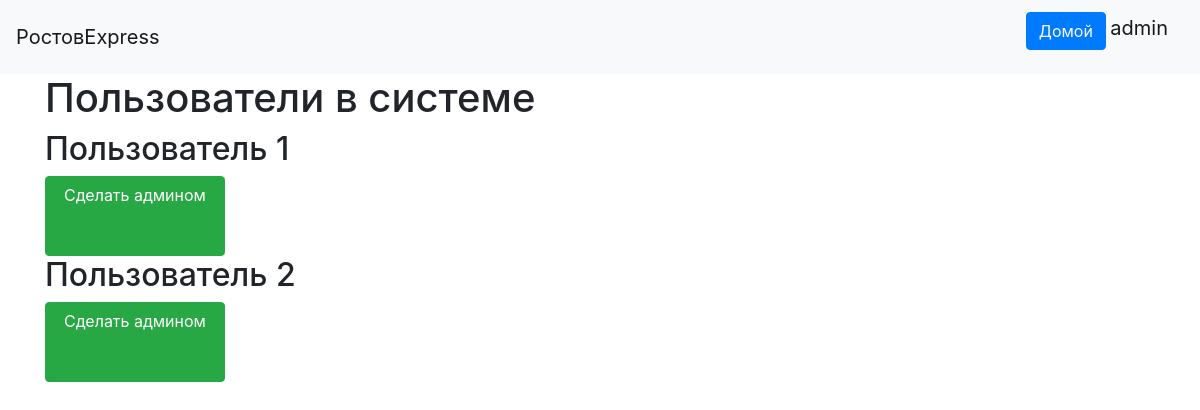
The app's page /admins (signed in) with its own data.
### data/users.py (models this page shows, shortened)
class User(SqlAlchemyBase, UserMixin):
    __tablename__ = 'users'
    id = sqlalchemy.Column(sqlalchemy.Integer,
                           primary_key=True, autoincrement=True)
    name = sqlalchemy.Column(sqlalchemy.String, nullable=True)
    about = sqlalchemy.Column(sqlalchemy.String, nullable=True)
    email = sqlalchemy.Column(sqlalchemy.String,
                              index=True, unique=True, nullable=True)
    phone_number = sqlalchemy.Column(sqlalchemy.String,
                              index=True, unique=True, nullable=True)
    hashed_password = sqlalchemy.Column(sqlalchemy.String, nullable=True)
    created_date = sqlalchemy.Column(sqlalchemy.DateTime,default=datetime.datetime.now)
    user_type = sqlalchemy.Column(sqlalchemy.Integer, nullable=True)
    c_id = sqlalchemy.Column(sqlalchemy.Integer, sqlalchemy.ForeignKey('couriers.id'), nullable=True)
    sqlalchemy.orm.relation('Courier')

### main.py (the view)
@app.route('/admins', methods=['GET', "POST"])
@login_required
def make_admins():
    if current_user.user_type < 3:
        return redirect('/')
    db_sess = db_session.create_session()
    users = db_sess.query(User).all()
    return render_template('existing_users.html', title='Существующие пользователи',
                           items=users)

### data/db_session.py (called while the page is built)
def create_session() -> Session:
    global __factory
    return __factory()

### main.py (called while the page is built)
@login_manager.user_loader
def load_user(user_id):
    db_sess = db_session.create_session()
    return db_sess.query(User).get(user_id)

### templates/existing_users.html
{% extends "base.html" %}
{% block content %}
<h1>Пользователи в системе</h1>
{% for item in items %}
<div>
    <h2>Пользователь {{item.id}}</h2>
    <a class="btn btn-success" style="width: 180px; height:80px" href="/admins/{{item.id}}">Сделать админом</a>
</div>
{% endfor %}
{% endblock %}

### templates/base.html (shortened to what this page needs)
<!doctype html>
<html lang="en">
<head>
    <link rel="stylesheet"
          href="https://stackpath.bootstrapcdn.com/bootstrap/4.4.1/css/bootstrap.min.css"
>
</head>
<body>
<header>
    <nav class="navbar navbar-light bg-light">
        <a class="navbar-brand" href="#">РостовExpress</a>
        {% if current_user.is_authenticated %}
            <p>
                <a class="btn btn-primary " href="/">Домой</a>
                <a class="navbar-brand" href="/logout">{{ current_user.name }}</a>
            </p>
        {% else %}
            <p>
                <a class="btn btn-primary " href="/register">Зарегистрироваться</a>
                <a class="btn btn-success" href="/login">Войти</a>
            </p>
        {% endif %}
    </nav>
</header>
<main role="main" class="container">
    {% block content %}{% endblock %}
</main>
</body>
</html>

### records on screen
User: name "admin", id "1"
User: id "2"
